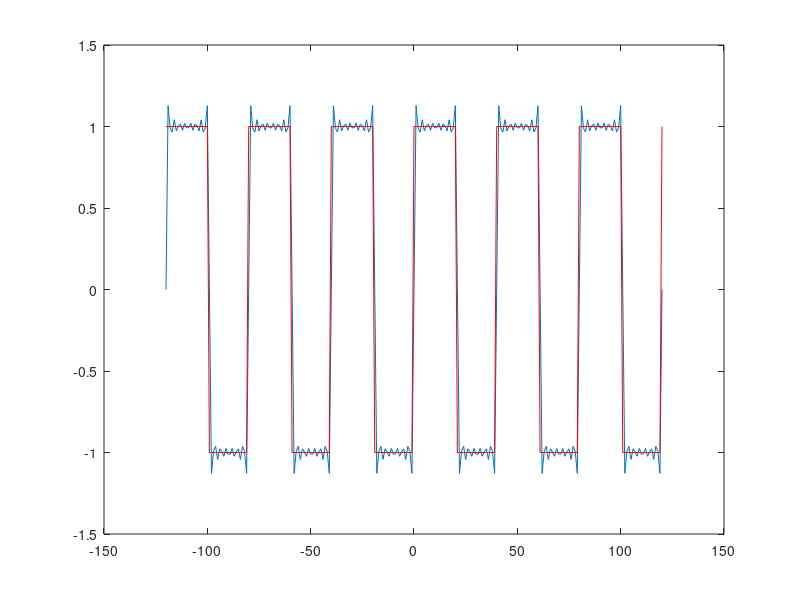
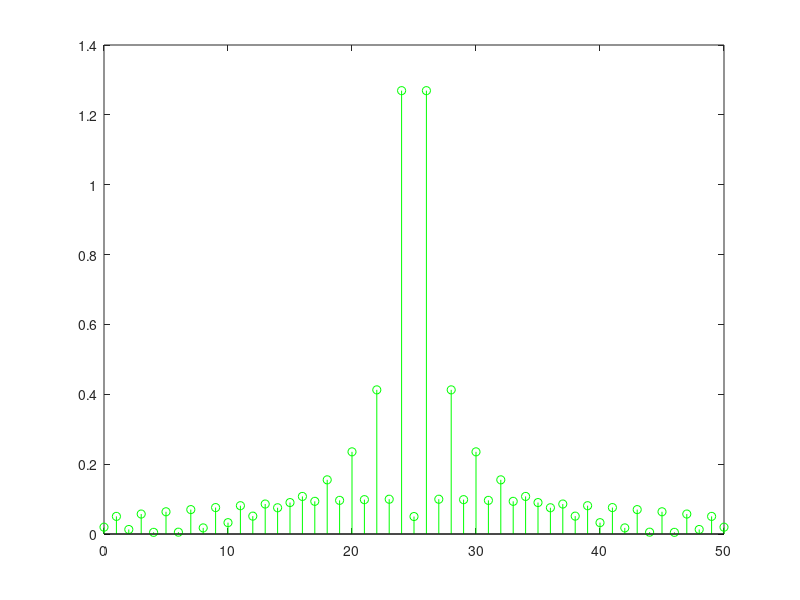

These figures' MATLAB source, in order:
%Semnal dreptunghiular
%Perioada T = 40 s
%Durata semnalelor D = 77.5
%Numar de coeficienti = 50

T=40; %Perioada semnalului 
f=1/T; %Frecventa semnalului
t=-3*T:1:3*T; %Rezolutia temporala
D=52.5;  %Durata pulsului
N=50;   %Numarul de coeficienti
xIn=square(2*pi*f*t,D); %Semnalul initial
f0=@(t)square(2*pi*f*t,D);
CC=1/T*integral(f0,0,T);
Ck=zeros(1,N);Ak=zeros(1,N);
xRef=0; %Initializam cu 0 semnalul refacut
for (i=1:1:N)
   fun=@(t)square(2*pi*f*t,D).*exp(-2*pi*f*t*1j*(i-25));
   Ck(i)=1/T*integral(fun,0,T);
   Ak(i+1)=2*abs(Ck(i));
   xRef=xRef+Ck(i)*exp(2*pi*f*t*1j*(i-25));
end
figure(1);
plot(t,xRef,t,xIn,'r'); %Schitarea semnalului modificat
figure(2)
Ak(26)=abs(CC); Ak(1)=Ak(51);
stem([0:N],Ak,'g'); %Expunerea spectrului de valori


%Conform teoriei seriilor Fourier, orice semnal periodic poate fi aproximat
%printr-o suma infinita de cosinusuri si sinusuri de diferite frecvente (aceste
%frecvete se numesc armonice de frecventa) fiecare avand cate un coeficient.
%Semnalul nostru reconstruit prezinta un numar finit de termeni(N=50) si
%din acest motiv prezinta si o marja de eroare. Cu cat crestem numarul 
%de termeni cu atat se va diminiua marja de eroare.